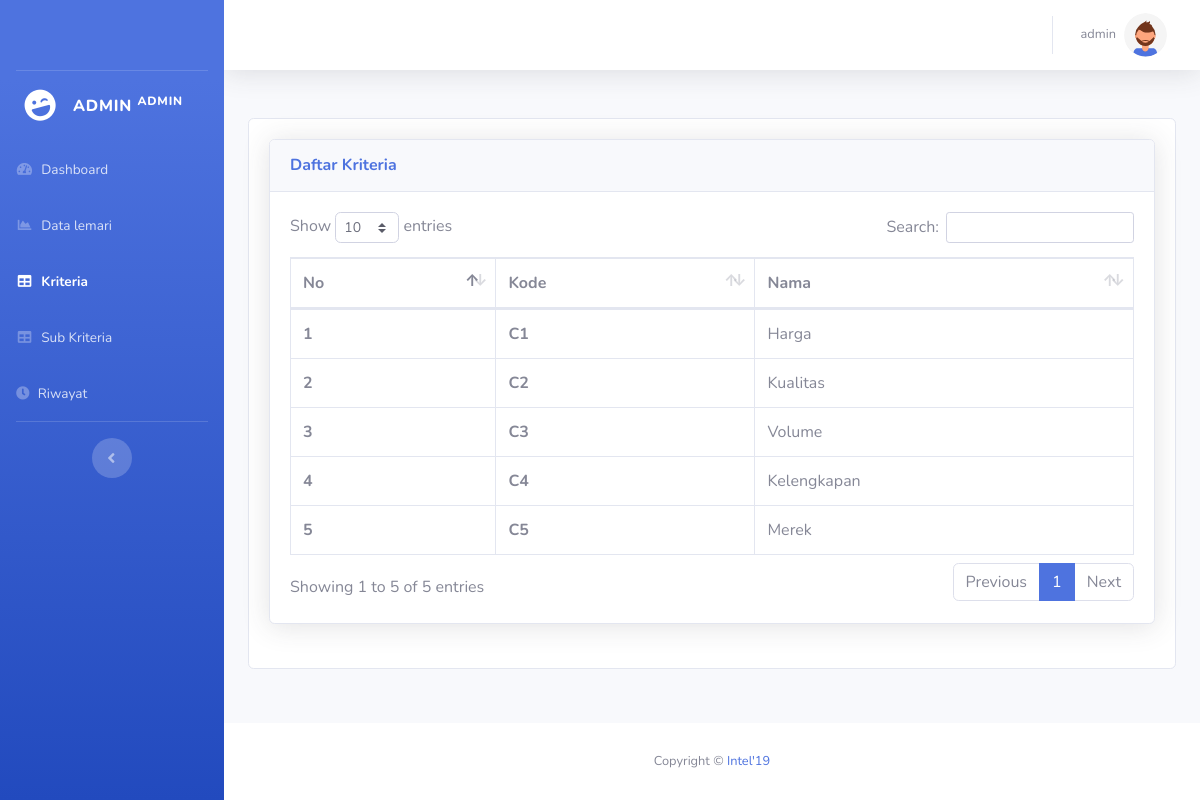
Before: /admin/kriteria.php (signed in) with the older database file.
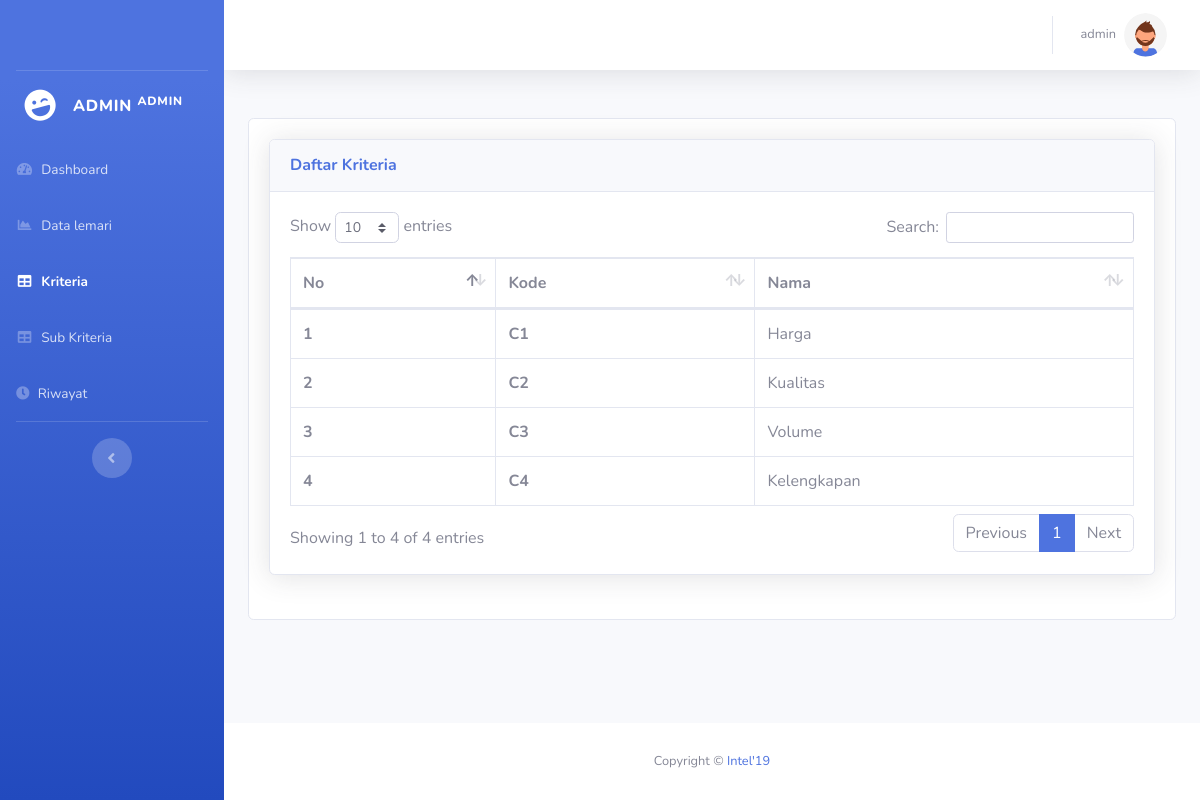
After: the same page with the newer database file.
### tables this page shows
CREATE TABLE `kriteria` (
  `id_kriteria` char(2) NOT NULL,
  `nama_kriteria` varchar(20) NOT NULL
);

### config.php (called while the page is built, shortened)
<?php
function connectDatabase()
{
    $conn = new mysqli(DB_HOST, DB_USERNAME, DB_PASSWORD, DB_NAME);
    return $conn;
}
?>

### admin/functions/kriteria.php (called while the page is built, shortened)
<?php
    require_once '../config.php';
    class Kriteria{
        private $db;
        public function __construct()
        {
            $this->db = connectDatabase();
        }
        public function getKriteria(){
            return $this->db->query("SELECT * FROM `kriteria`");
        }
    }
    $Kriteria = new Kriteria();
?>

### admin/kriteria.php (the view, shortened to what this page needs)
<?php
require_once './header.php';
require_once './functions/kriteria.php';
?>
<?php
$data_Kriteria = $Kriteria->getKriteria();
?>
<div class="row">
    <div class="col-lg-12">
        <div class="card">
            <div class="card-body">
                <div class="card shadow mb-4">
                    <div class="card-header py-3">
                        <h6 class="m-0 font-weight-bold text-primary">Daftar Kriteria</h6>
                    </div>
                    <div class="card-body">
                        <div class="table-responsive">
                            <table class="table table-bordered" id="dataTable" width="100%" cellspacing="0">
                                <thead>
                                    <tr>
                                        <th>No</th>
                                        <th>Kode</th>
                                        <th>Nama</th>
                                    </tr>
                                </thead>
                                <tbody>
                                    <?php foreach ($data_Kriteria as $key => $kriteria):?>
                                    <tr>
                                        <th scope="row"><?=$key+1;?></th>
                                        <th scope="row"><?=$kriteria['id_kriteria'];?></th>
                                        <td><?=$kriteria['nama_kriteria'];?></td>
                                    </tr>
                                    <?php endforeach;?>
                                </tbody>
                            </table>
                        </div>
                    </div>
                </div>
            </div>
        </div>
    </div>
</div>
<?php require_once './footer.php';?>

Changed rows visible on the page:
removed kriteria: id_kriteria "C5", nama_kriteria "Merek"
Other visible differences:
text written by a page script: "Show entries Search: Showing 1 to 5 of 5 entries Previous 1 Next" → "Show entries Search: Showing 1 to 4 of 4 entries Previous 1 Next"
